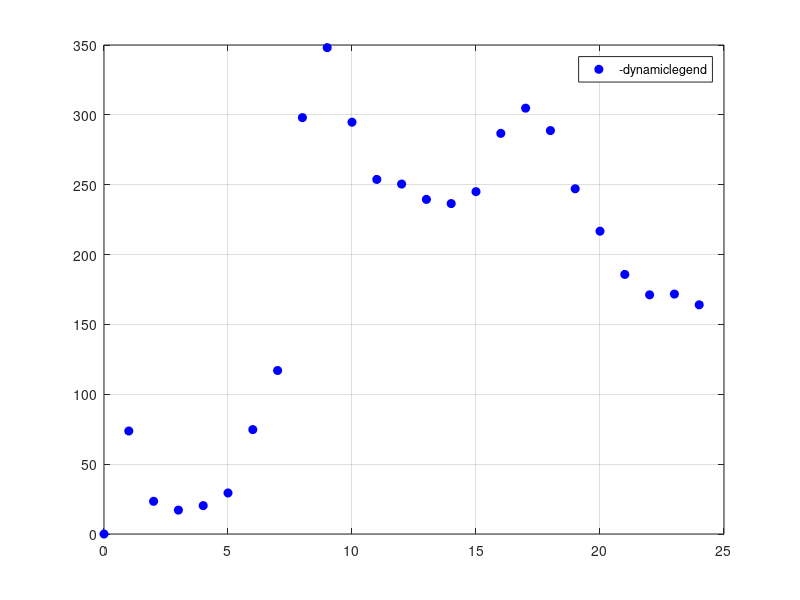

Reproduce this figure in MATLAB. (Note: this script raises an error after producing the figure.)
x=[0:1:24];
x=x';
n=9;
m=25;
y=[0 73.72  23.39  17.11  20.31  29.37  74.74  117.02 298.04  348.13 294.75 253.78 250.48 239.48 236.52 245.04 286.74 304.78 288.76 247.11 216.73 185.78 171.19 171.73 164.05]
y= y';


figure(1); clf
plot(x,y,'bo','Markerfacecolor','b', 'Displayname','dati')
legend('-dynamiclegend')
grid on 
hold on

%% G1
X=[x.^8, x.^7, x.^6, x.^5, x.^4, x.^3, x.^2, x, ones(m,1)];

[Q, R]= qr(X);

Q_tld = Q(:,1:n);
R_tld = R(1:n,:);

a= backsub(R_tld, Q_tld'*y)

x1= linspace(x(1), x(end), 100)';
yg= polyval(a,x1);

plot(x1, yg, 'Displayname','Parabola min quad', 'Linewidth', 2);

%% G2
w= 2*pi/24;
X=[ones(m,1), sin(w*x), cos(w*x), sin(2*w*x), cos(2*w*x), sin(3*w*x), cos(3*w*x), sin(4*w*x), cos(4*w*x)]

[Q, R]= qr(X);

Q_tld = Q(:,1:n);
R_tld = R(1:n,:);

a= backsub(R_tld, Q_tld'*y)

x1= linspace(x(1), x(end), 100)';
g2 = @(x) a(1)+a(2)*sin(w*x)+a(3)*cos(w*x)+a(4)*sin(2*w*x)+a(5)*cos(2*w*x)+a(6)*sin(3*w*x)+a(7)*cos(3*w*x)+a(8)*sin(4*w*x)+a(9)*cos(4*w*x);
yg=g2(x1);

plot(x1, yg, 'Displayname','Parabola min quad', 'Linewidth', 2);